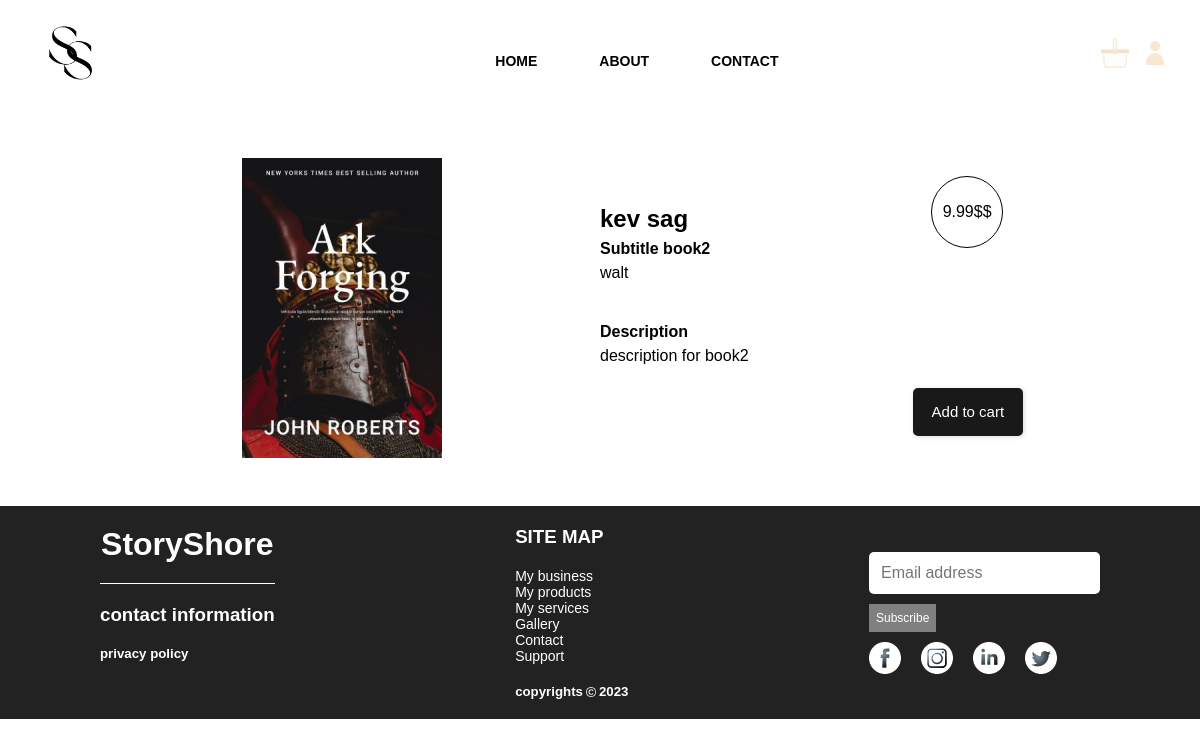
Screenshot of /book/1 with the database file from the repository.
### flaskapp/models.py (models this page shows, shortened)
class Book(db.Model):
    id = db.Column(db.Integer, primary_key=True)
    title = db.Column(db.String(20), unique=True, nullable=False)
    subtitle = db.Column(db.String(60), nullable=False)
    description = db.Column(db.String(128), nullable=False)
    genre = db.Column(db.String(60), nullable=False)
    cover = db.Column(db.String(128), nullable=False)
    manuscript = db.Column(db.String(128), nullable=False)
    price= db.Column(db.Integer)
    author_id = db.Column(db.Integer, db.ForeignKey('user.id'), nullable=False)

class User(db.Model, UserMixin):
    id = db.Column(db.Integer, primary_key=True)
    username = db.Column(db.String(20), unique=True, nullable=False)
    email = db.Column(db.String(50), unique=True, nullable=False)
    phone = db.Column(db.String(20))
    address = db.Column(db.String(128))
    password = db.Column(db.String(60), nullable=False)
    usertype = db.Column(db.String(10), nullable=False)
    books = db.relationship('Book', backref='author', lazy=True)

### flaskapp/routes.py (the view)
@app.route('/book/<int:book_id>', methods=['GET', 'POST'])
def getBook(book_id):
    book = Book.query.get(book_id)
    author = User.query.get(book.author_id)
    book = {
        'id': book.id,
        'title': book.title,
        'subtitle': book.subtitle,
        'description': book.description,
        'price': book.price,
        'cover': book.cover,
        'author': author.username
    }
    app.logger.info(book)
    return render_template('book_page.html', book=book, author=author)

### flaskapp/templates/book_page.html (shortened to what this page needs)
<!DOCTYPE html>
<html lang="en">
    <head>
        <link rel="stylesheet" href="../static/styles/header.css">
        <link rel="stylesheet" href="../static/styles/footer.css">
        <link rel="stylesheet" href="../static/styles/style.css">
        <link rel="stylesheet" href="../static/styles/navbar.css">
        <link rel="stylesheet" href="../static/styles/book.css">
    </head>
    <body>
        <div class="navbar">
            <a class="navbar-item-icon">
                <img src="../static/images/balcklogo.png" alt="logo" width="80">
            </a>
            <data class="navbar-item menu">
                <ul>
                    <li><a href="{{ url_for('home') }}">HOME</a></li>
                    <li><a href="#about">ABOUT</a></li>
                    <li><a href="#contact">CONTACT</a></li>
                </ul>
            </data>
            {% if current_user.is_authenticated %}
                <a class="navbar-item basket" href="{{ url_for('goToCart') }}"><img src="../static/images/basket.png" alt="basket" width="30"></a>
                <a class="navbar-item" href="{{ url_for('dashboard') }}"><img src="../static/images/user.png" alt="user" width="30"></a>
                <p class="username1">{{ current_user.username }}</p>
                <a class="navbar-item" href="{{ url_for('logout') }}"><img src="../static/images/Logout.png" alt="user" width="30"></a>
            {% else %}
                <a class="navbar-item basket"><img src="../static/images/basket.png" alt="basket" width="30"></a>
                <a class="navbar-item" href="{{ url_for('login') }}"><img src="../static/images/user.png" alt="user" width="30"></a>
            {% endif %}
        </div>
        <div class="book-container">
            <div class="img-conatiner">
                <img src="{{ url_for('get_image', filename=book.cover) }}">
            </div>
            <div class="info-container">
                <div class="price-bubble">
                    <p>{{book.price}}$</p>
                </div>
                <h2>{{book.title}}</h2>
                <h4>{{book.subtitle}}</h4>
                <p>{{book.author}}</p>
                <div class="space"></div>
                <h4>Description</h4>
                <p>{{book.description}}</p>
                {% if current_user.is_authenticated %}
                    <button class="cart-button" onclick="addToCart('{{book.id}}',  '{{book.title}}')">Add to cart</button>
                {% else %}
                    <a class="cart-button" href="{{ url_for('login') }}">Add to cart</a>
                {% endif %}
            </div>
        </div>
    </body>
    <footer>
        <div class="footer_flex">
            <div class="footer_flex_section1">
                <h1>
                    StoryShore
                </h1>
                <div class="line">
                </div>
                <h3>contact information</h3>
                <h5>privacy policy</h5>
            </div>
            <div class="footer_flex_section2">
                <h3>SITE MAP</h3>
                <ul>
                    <li>My business</li>
                    <li>My products</li>
                    <li>My services</li>
                    <li>Gallery</li>
                    <li>Contact</li>
                    <li>Support</li>
                </ul>
                <div class="copyrights">
                    <h5>copyrights</h5>
                    <img class="img" src="../static/images/cp.png">
                    <h5>2023</h5>
                </div>
            </div>
            <div class="footer_flex_section3">
                <input type="text" id="username" name="username" placeholder="Email address"/>
                <button class="subscribe">Subscribe</button>
                <div class="social">
                    <img src="../static/images/fb.png">
                    <img src="../static/images/insta.png">
                    <img src="../static/images/in.png">
                    <img src="../static/images/tt.png">
                </div>
            </div>
        </div>
    </footer>
</html>

### flaskapp/static/styles/header.css (style rules this page uses)
ul { float: left; display: flex; justify-content: center; align-items: center; }
ul li { list-style: none; margin-left: 62px; margin-top: 12px; font-size: 14px; }
ul li a { text-decoration: none; color: white; font-family: Arial; font-weight: bold; transition: 0.4s ease-in-out; }

### flaskapp/static/styles/footer.css (style rules this page uses)
footer { margin: 0; background-color: rgb(34, 34, 34); width: 100%; height: fit-content; color: white; }
.footer_flex { display: flex; justify-content: space-between; flex-direction: row; padding:20px 100px 20px 100px; }
.footer_flex_section1 { display: flex; gap: 20px; align-items: center; flex-direction: column; }
.line { border-bottom: 1px solid white; width: 100%; }
.footer_flex_section1 h5 { flex: 1; margin-right: auto; }
.footer_flex_section2 { display: flex; align-items: start; flex-direction: column; gap: 20px; }
.footer_flex_section3 { display: flex; gap: 10px; align-items: start; flex-direction: column; justify-content: center; }
h1, h2, h3, h4, h5 { padding: 0; margin: 0; }
.footer_flex_section2 ul { padding: 0; margin: 0; display: flex; flex-direction: column; }
.footer_flex_section2 li { margin: 0; padding: 0; flex: 1; margin-right: auto; }
.subscribe { width: fit-content; height: fit-content; color:white ; background-color: grey; cursor: pointer; border: none; padding: 7px; font-size: 12px; }
.footer_flex_section3 .social { gap: 20px; display: flex; flex-direction: row; }
.copyrights { display: flex; flex-direction: row; gap: 3px; align-items: center; margin-top: auto; }
.copyrights .img { width: auto; height: 10px; }

### flaskapp/static/styles/style.css (style rules this page uses)
body, p { margin: 0; }
a { color: unset; }
input, select { border: none; padding: 12px; font-size: 16px; border-radius: 5px; color: rgb(55 55 55); }
html { font-family: 'Segoe UI', Tahoma, Geneva, Verdana, sans-serif }

### flaskapp/static/styles/navbar.css (style rules this page uses)
.navbar { display: flex; position: absolute; z-index: 10; align-items: center; width: 100%; animation-duration: 0.5s; }
.navbar .navbar-item-icon { flex: 1; margin: 20px 30px; }
.navbar .navbar-item { margin: 0 30px 0px 0; }
.navbar .menu { color: black; flex: 2 ; font-weight: 400; }
.navbar .basket { margin: 10px; }

### flaskapp/static/styles/book.css (style rules this page uses)
body { font-family: sans-serif }
.navbar { position: relative; color: black; }
.navbar a { color: black; }
.book-container { width: 86%; padding: 4% 7%; display: flex; }
.info-container { width: 41%; flex-direction: column; line-height: 1.5; display: flex; position: relative; padding: 2% 0 0; justify-content: center; }
.info-container .price-bubble { top: 6%; right: 20px; display: flex; position: absolute; width: 70px; height: 70px; border-radius: 50%; border: 1px solid #000000; justify-content: center; align-items: center; }
.space { height: 35px; }
.info-container .cart-button { padding: 13px 19px; border: none; background: #191919; font-size: 15px; cursor: pointer; color: white; border-radius: 5px; box-shadow: 1px 1px 5px #00000024; align-self: end; margin: 20px 0 0; text-decoration: none; }
.img-conatiner { width: 50%; display: flex; flex-direction: column; justify-content: center; align-items: center; gap: 30px; }
.img-conatiner img { max-width: 200px; }

### rows the page displays
Book: cover (picture), price "9.99$", title "kev sag", subtitle "Subtitle book2", description "description for book2"
User: author "walt"
